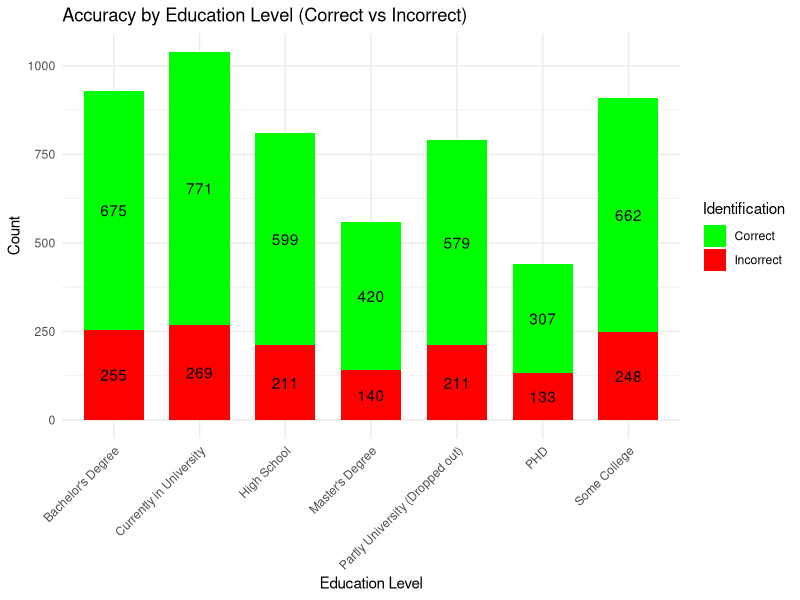

Recreate this plot in R.
library(readxl)
library(ggplot2)
library(dplyr)
library(tidyr)

data <- read_excel("Clean Data AI vs Real News.xlsx")

correct_answers <- c("AI Generated", "Real News", "Real News", "AI Generated", 
                     "AI Generated", "Real News", "AI Generated", "Real News", 
                     "AI Generated", "Real News")

data <- data %>%
  mutate(Article1_Correct = ifelse(Article1_Identification == correct_answers[1], 1, 0),
         Article2_Correct = ifelse(Article2_Identification == correct_answers[2], 1, 0),
         Article3_Correct = ifelse(Article3_Identification == correct_answers[3], 1, 0),
         Article4_Correct = ifelse(Article4_Identification == correct_answers[4], 1, 0),
         Article5_Correct = ifelse(Article5_Identification == correct_answers[5], 1, 0),
         Article6_Correct = ifelse(Article6_Identification == correct_answers[6], 1, 0),
         Article7_Correct = ifelse(Article7_Identification == correct_answers[7], 1, 0),
         Article8_Correct = ifelse(Article8_Identification == correct_answers[8], 1, 0),
         Article9_Correct = ifelse(Article9_Identification == correct_answers[9], 1, 0),
         Article10_Correct = ifelse(Article10_Identification == correct_answers[10], 1, 0))


education_accuracy <- data %>%
  gather(key = "Article", value = "Correct", Article1_Correct:Article10_Correct) %>%
  group_by(Education) %>%
  summarize(Correct = sum(Correct), Incorrect = n() - sum(Correct)) %>%
  gather(key = "Identification", value = "Count", Correct, Incorrect)


ggplot(education_accuracy, aes(x = Education, y = Count, fill = Identification)) +
  geom_bar(stat = "identity", width = 0.7) +  # Narrower bars
  geom_text(aes(label = Count), position = position_stack(vjust = 0.5)) +  # Adding count labels
  labs(title = "Accuracy by Education Level (Correct vs Incorrect)",
       x = "Education Level", y = "Count") +
  theme_minimal() +
  scale_fill_manual(values = c("Correct" = "green", "Incorrect" = "red")) +
  theme(axis.text.x = element_text(angle = 45, hjust = 1))

